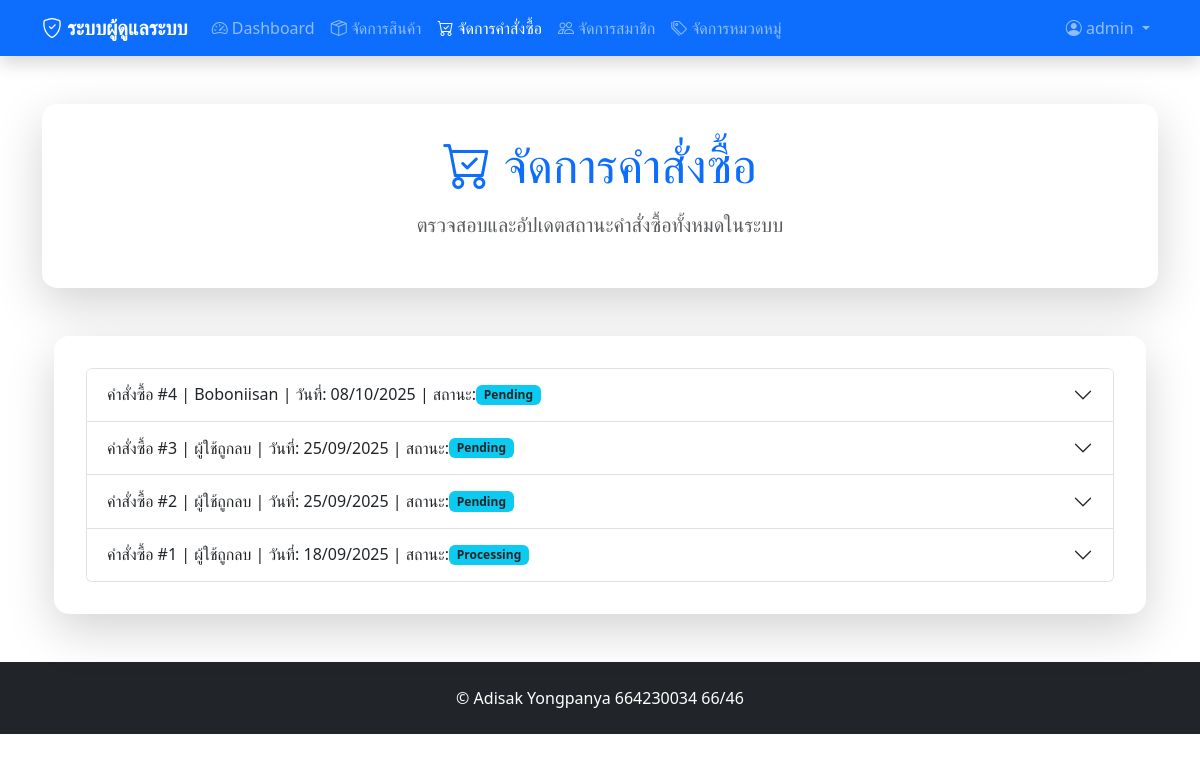
Screenshot of /admin/orders.php (signed in) with the database file from the repository.
### tables this page shows
CREATE TABLE `orders` (
  `order_id` int(11) NOT NULL,
  `user_id` int(11) DEFAULT NULL,
  `total_amount` decimal(10,2) NOT NULL,
  `order_date` timestamp NOT NULL DEFAULT current_timestamp(),
  `status` enum('pending','processing','shipped','completed','cancelled') DEFAULT 'pending'
);

CREATE TABLE `users` (
  `user_id` int(11) NOT NULL,
  `username` varchar(50) NOT NULL,
  `password` varchar(255) NOT NULL,
  `email` varchar(100) NOT NULL,
  `full_name` varchar(100) DEFAULT NULL,
  `role` enum('admin','member') DEFAULT 'member',
  `created_at` timestamp NOT NULL DEFAULT current_timestamp()
);

### admin/orders.php (the view, shortened to what this page needs)
<?php
require '../config.php';
$stmt = $conn->query("
    SELECT o.*, u.username
    FROM orders o
    LEFT JOIN users u ON o.user_id = u.user_id
    ORDER BY o.order_date DESC
");
$orders = $stmt->fetchAll(PDO::FETCH_ASSOC);
?>
<!DOCTYPE html>
<html lang="th">
<head>
    <link href="https://cdn.jsdelivr.net/npm/bootstrap@5.3.7/dist/css/bootstrap.min.css" rel="stylesheet">
    <link href="https://cdn.jsdelivr.net/npm/bootstrap-icons@1.10.0/font/bootstrap-icons.css" rel="stylesheet">
</head>
<body>
    <?php require_once 'navbar_admin.php'; ?>
<div class="container mt-5">
    <div class="row mb-5">
        <div class="col-12">
            <div class="card admin-card shadow-lg">
                <div class="card-body text-center">
                    <h1 class="display-5 text-primary mb-3">
                        <i class="bi bi-cart-check"></i> จัดการคำสั่งซื้อ
                    </h1>
                    <p class="lead text-muted">
                        ตรวจสอบและอัปเดตสถานะคำสั่งซื้อทั้งหมดในระบบ
                    </p>
                </div>
            </div>
        </div>
    </div>
<div class="container">
    <div class="card admin-card shadow-lg">
        <div class="card-body">
            <div class="accordion" id="ordersAccordion">
<?php foreach ($orders as $index => $order): ?>
    <div class="accordion-item">
        <h2 class="accordion-header" id="heading<?= $index ?>">
            <button class="accordion-button collapsed" type="button" data-bs-toggle="collapse" data-bs-target="#collapse<?= $index ?>" aria-expanded="false" aria-controls="collapse<?= $index ?>">
                คำสั่งซื้อ #<?= $order['order_id'] ?> | <?= htmlspecialchars($order['username'] ?? 'ผู้ใช้ถูกลบ') ?> | วันที่: <?= date('d/m/Y', strtotime($order['order_date'])) ?> | สถานะ: <span class="badge bg-info text-dark"><?= ucfirst($order['status']) ?></span>
            </button>
        </h2>
    </div>
<?php endforeach; ?>
</div>
        </div>
    </div>
</div>
</div>
    <?php require_once 'footer_admin.php'; ?>
</body>
</html>

### admin/orders.php (style rules this page uses)
body { background: white; min-height: 100vh; }
.card { transition: transform 0.3s, box-shadow 0.3s; }
.admin-card { border: none; border-radius: 15px; }
.admin-card .card-body { padding: 2rem; }

### rows the page displays
orders: order_id "4", user.username "Boboniisan", order_date "08/10/2025", status "Pending"
orders: order_id "3", username "ผู้ใช้ถูกลบ", order_date "25/09/2025", status "Pending"
orders: order_id "2", username "ผู้ใช้ถูกลบ", order_date "25/09/2025", status "Pending"
orders: order_id "1", username "ผู้ใช้ถูกลบ", order_date "18/09/2025", status "Processing"

### other values shown
$_SESSION['username'] "admin"
